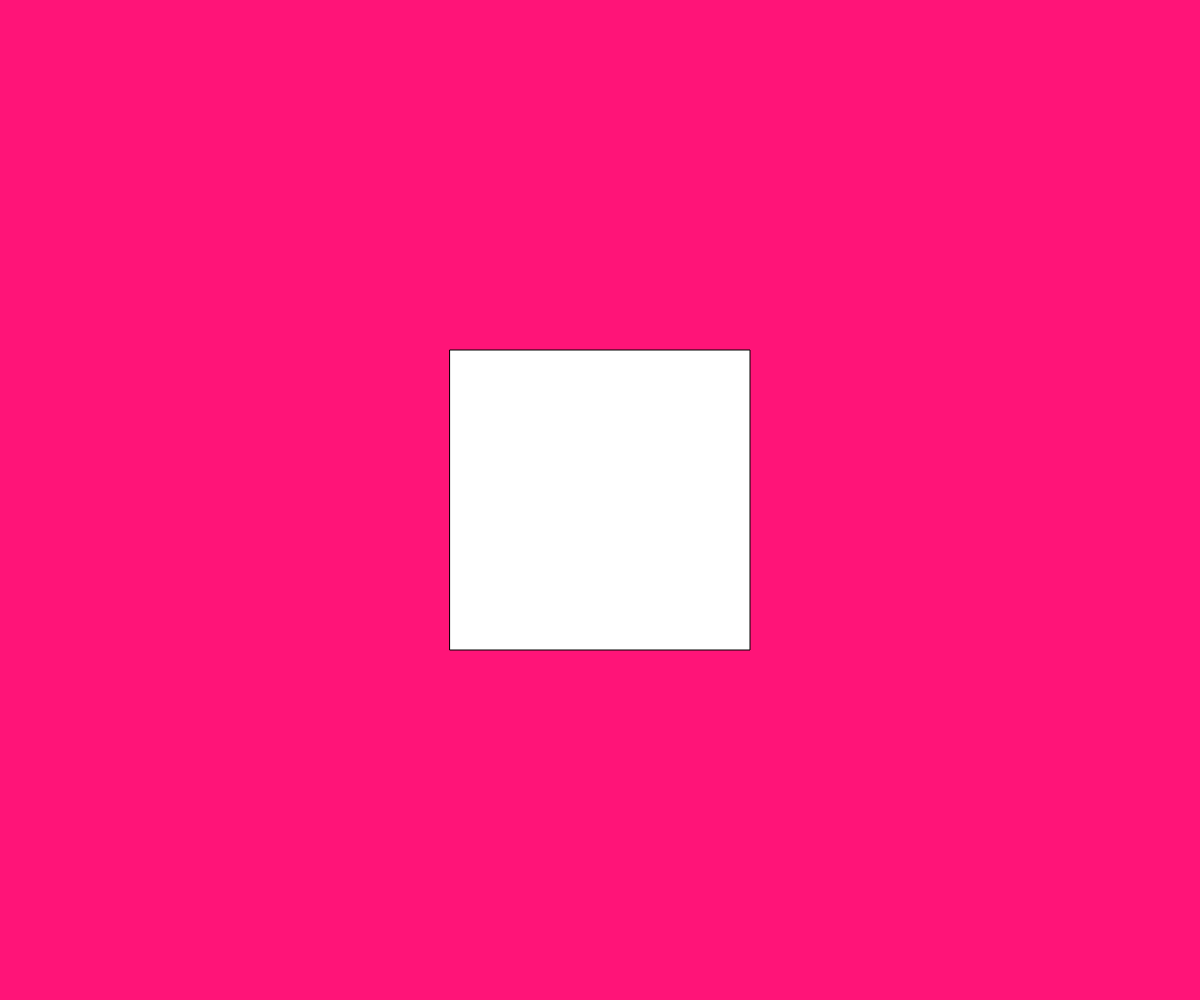
Frame 1 (no input)
Frame 60 (no input): identical to frame 1, image omitted
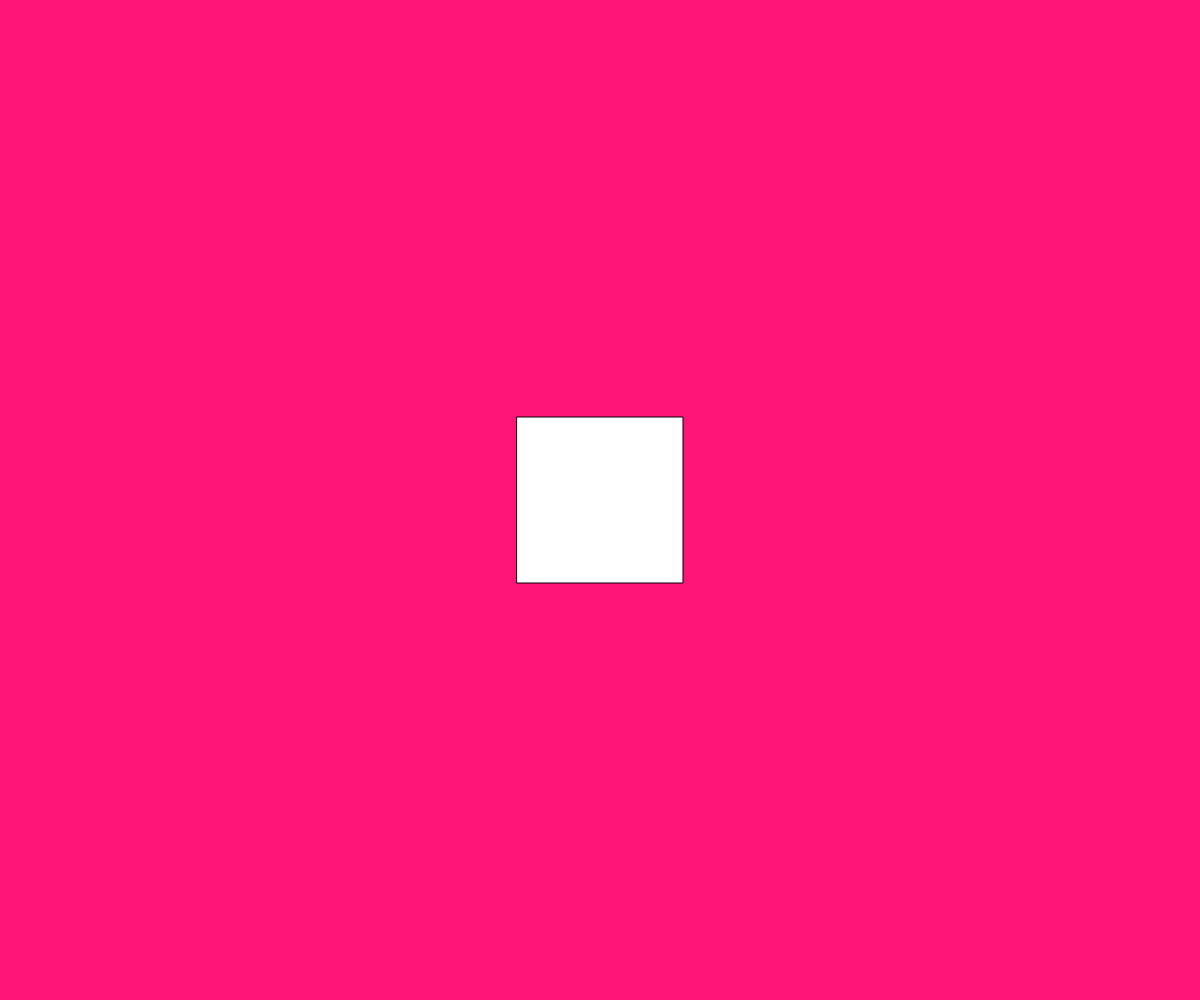
Frame 120 (the mouse pressed at the canvas centre since frame 60)

The p5.js sketch that drew these frames (run headless with seeded random() and noise() and a simulated clock; from frame 60 on, the mouse is pressed at the canvas centre):

// p5.js sketch
// ── sketch.js
function setup() {
  createCanvas(windowWidth, windowHeight);
  rectMode(CENTER);
}

function draw() {
  background(255, 20, 120);
  let mw = map(mouseX, 0, width, 300, 32);
  rect(width / 2, height / 2, mw);
}
